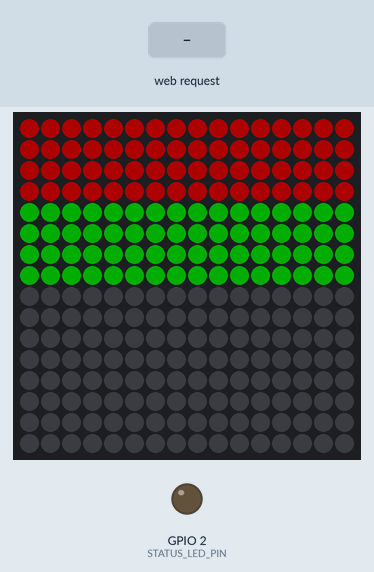
Simulated run of this program. Board: ESP8266 (NodeMCU). On the bench: 16×16 RGB LED matrix (first LED top left, wired row by row), output pins drawn as LEDs (lit = HIGH). The test bench sets the inputs (shaded band). Dim RGB values are drawn brighter than linear; what the program prints to the serial monitor is not drawn.

Above: at 1.2 s.
1.3 s: HTTP request GET /update?brightness=right received
At 1.6 s:
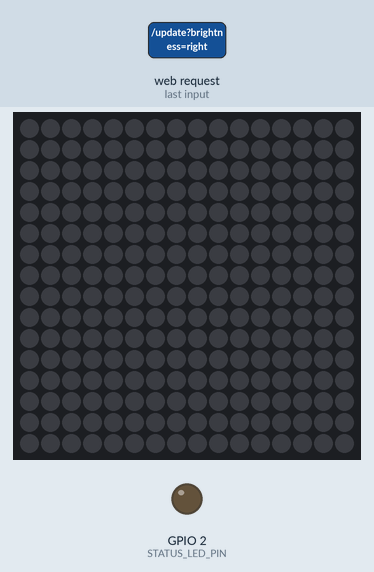
2.8 s: HTTP request GET /update?brightness=1 received
At 4.0 s:
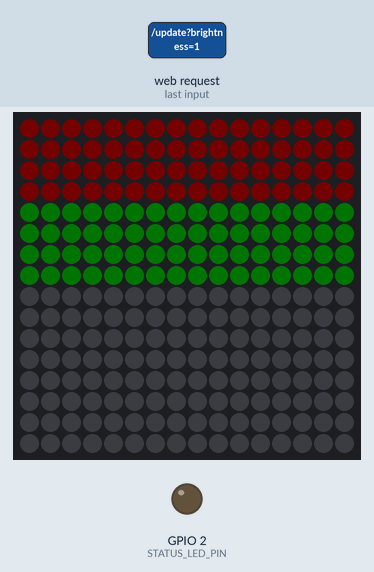
4.3 s: HTTP request GET /update?brightness=0 received
At 5.1 s:
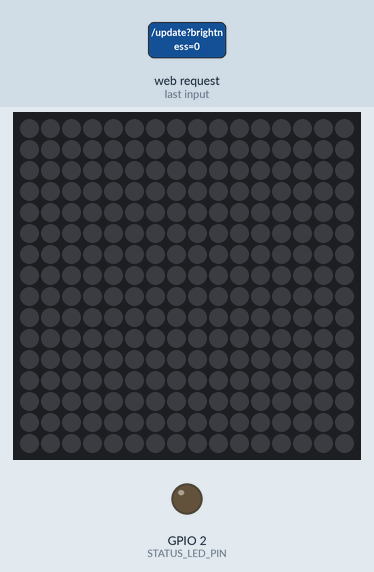
5.8 s: HTTP request GET /update?speed=1&brightness=1&direction=1 received
At 6.2 s:
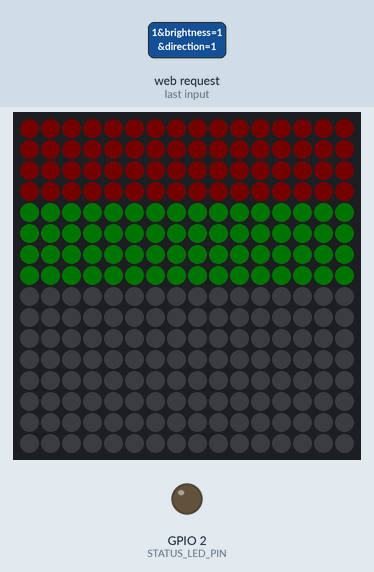
Timing chart, 0 to 8.3 s (numbered marks = the images above; inputs shaded):
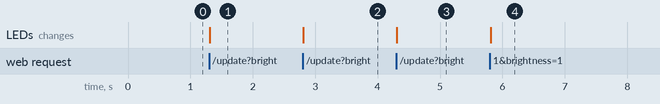

Measured:
- after the input at 1.3 s, the LEDs: change at once (image 1)
- after the input at 2.8 s, the LEDs: change at once (image 2)
- after the input at 4.3 s, the LEDs: change at once (image 3)
- after the input at 5.8 s, the LEDs: change at once (image 4)

The program:

main.cpp
```cpp
#include <Arduino.h>
#include <stdint.h>

#ifdef ESP8266
  #include <ESP8266WiFi.h>
  #include <ESP8266WebServer.h>
#else
  #include <WiFi.h>
  #include <WebServer.h>
#endif

#include <Adafruit_NeoPixel.h>

// Настройки сети
#define SSID "Matrix controller 1A22"
#define PASSWORD "12345678"

// Встроенный светодиод
#define STATUS_LED_PIN 2

// Настройки матрицы
#define LED_PIN     4
#define MATRIX_WIDTH 16
#define MATRIX_HEIGHT 16
#define LED_COUNT (MATRIX_WIDTH * MATRIX_HEIGHT)
#define MATRIX_ZIGZAG

// Настройки анимации
#define NUM_COLUMNS 4
#define DEFAULT_SPEED 100
#define MIN_SPEED 50
#define MAX_SPEED 1000
#define COLUMN_WIDTH (MATRIX_WIDTH / NUM_COLUMNS)

// Валидация количества логических столбцов
#if NUM_COLUMNS < 2 || NUM_COLUMNS > MATRIX_WIDTH
  #error "NUM_COLUMNS must be between 2 and MATRIX_WIDTH"
#endif

Adafruit_NeoPixel strip(LED_COUNT, LED_PIN, NEO_GRB + NEO_KHZ800);

IPAddress local_ip(192, 168, 2, 1);
IPAddress gateway(192, 168, 2, 1);
IPAddress subnet(255, 255, 255, 0);
ESP8266WebServer server(80); // порт 80 - для HTTP сервера

uint8_t LED_status = 0;
bool isAnimating = false;
bool animationDirection = true; // true = вправо, false = влево
uint32_t animationSpeed = DEFAULT_SPEED;
int32_t currentOffset = 0;
uint32_t previousMillis = 0;
uint32_t columnColors[NUM_COLUMNS] = {
  strip.Color(255, 0, 0),   // Красный столбец
  strip.Color(0, 255, 0),   // Зеленый столбец
};

// Прототипы функций
void handleRoot();
void handleUpdate();
void handleRun();
void handleStop();
void handleNotFound();
String generateHTML();
void updateMatrix();
uint32_t parseColor(const String& colorStr);
String colorToString(uint32_t color);
String byteToHex(uint8_t value);

void setup() {
  Serial.begin(115200);
  pinMode(STATUS_LED_PIN, OUTPUT);
  digitalWrite(STATUS_LED_PIN, LOW);

  strip.begin();
  strip.setBrightness(50);
  updateMatrix();

  WiFi.mode(WIFI_AP);
  WiFi.softAPConfig(local_ip, gateway, subnet);
  WiFi.softAP(SSID, PASSWORD);

  server.on("/", handleRoot);
  server.on("/update", handleUpdate);
  server.on("/run", handleRun);
  server.on("/stop", handleStop);
  server.onNotFound(handleNotFound);

  server.begin();
  Serial.println("HTTP сервер запущен");
}

void loop() {
  server.handleClient();
  digitalWrite(STATUS_LED_PIN, LED_status ? HIGH : LOW);

  uint32_t currentMillis = millis();
  if (isAnimating) {
    uint32_t currentDelay = 50000 / animationSpeed; // Преобразуем скорость в задержку
    if (currentMillis - previousMillis >= currentDelay) {
      previousMillis = currentMillis;
      currentOffset = (currentOffset + (animationDirection ? 1 : -1) + NUM_COLUMNS) % NUM_COLUMNS;
      updateMatrix();
    }
  }
}

void updateMatrix() {
  // Проходим по всем пикселям матрицы
  for (uint16_t i = 0; i < strip.numPixels(); i++) {
    // Вычисляем координаты текущего пикселя в матрице
    // row - номер строки (от 0 до MATRIX_HEIGHT - 1)
    // col - номер столбца (от 0 до MATRIX_WIDTH - 1)
    uint8_t row = i / MATRIX_WIDTH;    // Номер строки
    uint8_t col = i % MATRIX_WIDTH;    // Номер столбца

    // Коррекция направления для зигзагообразных LED-матриц
    #ifdef MATRIX_ZIGZAG
      if (row % 2 != 0) {
        col = (MATRIX_WIDTH - 1) - col;  // Инвертируем столбец для нечетных строк
      }
    #endif

    // Определяем принадлежность текущего столбца к логическому столбцу
    // Логический столбец - это группа физических столбцов, объединенных для анимации
    uint8_t logicalCol = col / COLUMN_WIDTH;

    // Вычисляем индекс цвета для текущего логического столбца с учетом смещения (анимации)
    // currentOffset - это текущее смещение анимации
    // NUM_COLUMNS - количество логических столбцов
    uint8_t colorIndex = (logicalCol + currentOffset) % NUM_COLUMNS;

    // Транспонирование матрицы: преобразуем координаты (row, col) в (col, row)
    // Это нужно для правильного отображения
    // newIndex - это индекс пикселя в линейном массиве strip, соответствующий новым координатам
    uint16_t newIndex = col * MATRIX_HEIGHT + row;

    // Устанавливаем цвет для пикселя с индексом newIndex
    // columnColors[colorIndex] - цвет из массива, соответствующий текущему логическому столбцу
    strip.setPixelColor(newIndex, columnColors[colorIndex]);
  }

  // Обновляем матрицу, чтобы применить изменения
  strip.show();
}

// Обработчики HTTP-запросов
void handleRoot() {
  server.send(200, "text/html", generateHTML());
}

void handleUpdate() {
  for (uint8_t i = 0; i < NUM_COLUMNS; i++) {
    String param = "c" + String(i);
    if (server.hasArg(param)) {
      columnColors[i] = parseColor(server.arg(param));
    }
  }

  if (server.hasArg("speed")) {
    animationSpeed = constrain(server.arg("speed").toInt(), MIN_SPEED, MAX_SPEED);
  }

  if (server.hasArg("brightness")) {
    uint8_t brightness = server.arg("brightness").toInt();
    brightness = constrain(brightness, 0, 255); // Ограничиваем значение от 0 до 255
    strip.setBrightness(brightness);
  }

  if (server.hasArg("direction")) {
    animationDirection = (server.arg("direction") == "right");
  }

  updateMatrix();
  handleRoot();
}

void handleRun() {
  isAnimating = true;
  handleRoot();
}

void handleStop() {
  isAnimating = false;
  handleRoot();
}

void handleNotFound() {
  server.send(404, "text/plain", "Not found");
}

String generateHTML() {
  String html;
  html.reserve(1024); // Резервируем память
  html += "<!DOCTYPE html><html><head>";
  html += "<meta charset='UTF-8'><title>LED Matrix Control</title>";
  html += "</head><body>";
  html += "<h1>LED Matrix Controller</h1>";

  // Форма для обновления параметров
  html += "<form action='/update' method='GET'>";
  for (uint8_t i = 0; i < NUM_COLUMNS; i++) {
    html += "<div>";
    html += "Column " + String(i+1) + ": ";
    html += "<input type='color' name='c" + String(i) + "'";
    html += " value='" + colorToString(columnColors[i]) + "'>";
    html += "</div>";
  }

  // Поле для настройки скорости анимации
  html += "<div>";
  html += "Speed: <input type='range' name='speed'";
  html += " min='" + String(MIN_SPEED) + "' max='" + String(MAX_SPEED) + "'";
  html += " value='" + String(animationSpeed) + "'>";
  html += "</div>";

  // Поле для настройки яркости
  html += "<div>";
  html += "Brightness: <input type='range' name='brightness'";
  html += " min='0' max='255'";
  html += " value='" + String(strip.getBrightness()) + "'>";
  html += "</div>";

  // Поле для выбора направления анимации
  html += "<div>";
  html += "Direction: ";
  html += "<label><input type='radio' name='direction' value='right' " + String(animationDirection ? "checked" : "") + "> Right</label>";
  html += "<label><input type='radio' name='direction' value='left' " + String(!animationDirection ? "checked" : "") + "> Left</label>";
  html += "</div>";

  // Кнопка для отправки формы
  html += "<input type='submit' value='Update'>";
  html += "</form>";

  // Кнопки для запуска и остановки анимации
  html += "<button onclick=\"location.href='/run'\">Run</button>";
  html += "<button onclick=\"location.href='/stop'\">Stop</button>";

  // Отображение текущего статуса и скорости анимации
  html += "<p>Status: " + String(isAnimating ? "Running" : "Stopped") + "</p>";
  html += "<p>Speed Level: " + String(animationSpeed) + " / 1000</p>";
  html += "</body></html>";

  return html;
}

// Утилиты для работы с цветом

// Преобразует строку с цветом в формате "#RRGGBB" в 32-битное значение цвета
uint32_t parseColor(const String& colorStr) {
  // Проверяем, что строка имеет правильный формат:
  // Длина строки должна быть 7 символов (включая '#'), и первый символ должен быть '#'
  if (colorStr.length() != 7 || colorStr[0] != '#') return 0;

  // Преобразуем строку в 32-битное число:
  // Убираем первый символ '#' с помощью substring(1)
  // Преобразуем оставшуюся строку в число с помощью strtoul (строка в unsigned long)
  // Основание системы счисления — 16
  uint32_t rgb = strtoul(colorStr.substring(1).c_str(), NULL, 16);

  // Разделяем число на каналы R, G, B и создаем цвет с помощью strip.Color:
  // - (rgb >> 16) & 0xFF: извлекаем красный канал (первые два символа после '#')
  // - (rgb >> 8) & 0xFF: извлекаем зеленый канал (средние два символа)
  // - rgb & 0xFF: извлекаем синий канал (последние два символа)
  return strip.Color(
    (rgb >> 16) & 0xFF,  // Красный канал
    (rgb >> 8) & 0xFF,   // Зеленый канал
    rgb & 0xFF           // Синий канал
  );
}

// Преобразует 32-битное значение цвета в строку формата "#RRGGBB"
String colorToString(uint32_t color) {
  // Извлекаем каналы R, G, B из 32-битного значения цвета:
  // - (color >> 16) & 0xFF: извлекаем красный канал
  // - (color >> 8) & 0xFF: извлекаем зеленый канал
  // - color & 0xFF: извлекаем синий канал
  uint8_t r = (color >> 16) & 0xFF;
  uint8_t g = (color >> 8) & 0xFF;
  uint8_t b = color & 0xFF;

  // Преобразуем каждый канал в шестнадцатеричную строку и объединяем их:
  // - byteToHex(r): преобразует красный канал в шестнадцатеричный формат
  // - byteToHex(g): преобразует зеленый канал в шестнадцатеричный формат
  // - byteToHex(b): преобразует синий канал в шестнадцатеричный формат
  return "#" + byteToHex(r) + byteToHex(g) + byteToHex(b);
}

// Преобразует 8-битное значение в шестнадцатеричную строку из двух символов
String byteToHex(uint8_t value) {
  // Массив символов для шестнадцатеричных цифр
  const char* hexDigits = "0123456789ABCDEF";

  // Преобразуем значение в шестнадцатеричный формат:
  // - value >> 4: извлекаем старшую половину байта (первые 4 бита)
  // - value & 0x0F: извлекаем младшую половину байта (последние 4 бита)
  // - Используем массив hexDigits для преобразования чисел в символы
  return String(hexDigits[value >> 4]) + String(hexDigits[value & 0x0F]);
}
```
